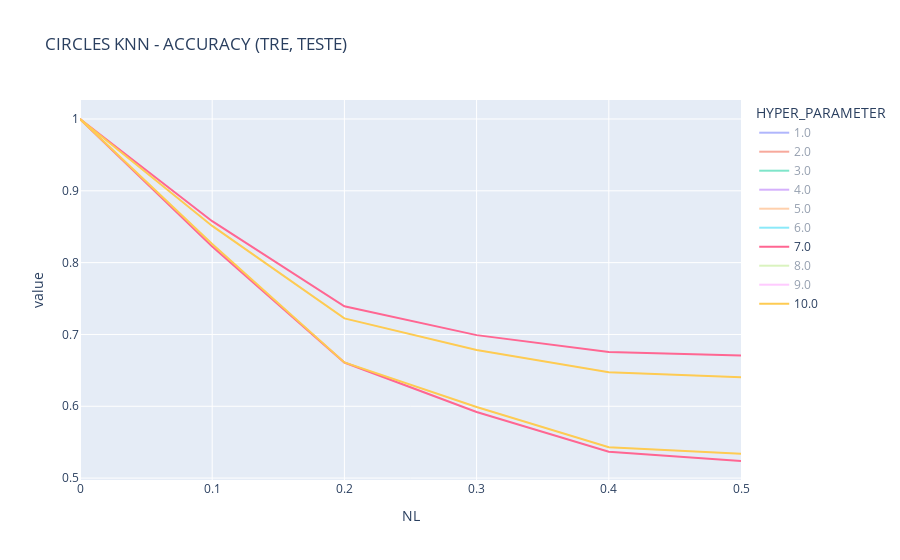

This figure's notebook cell:
### Code cell
px.line(results.query('DS_NAME=="circles" and CLF_NAME=="knn" and N==10000')
        , x='NL', y=['TESTE','TRE'] 
        ,color = 'HYPER_PARAMETER'
        ,title='CIRCLES KNN - ACCURACY (TRE, TESTE)')

### Figure 1 — Plotly figure (JSON) as saved in the notebook; plotly's stock layout.template omitted (floating-point values rounded to 4 significant figures)
{"data": [{"hovertemplate": "HYPER_PARAMETER=1.0<br>variable=TESTE<br>NL=%{x}<br>value=%{y}<extra></extra>", "legendgroup": "1.0", "line": {"color": "#636efa", "dash": "solid"}, "marker": {"symbol": "circle"}, "mode": "lines", "name": "1.0", "orientation": "v", "showlegend": true, "type": "scatter", "visible": "legendonly", "x": [0, 0.1, 0.2, 0.3, 0.4, 0.5], "xaxis": "x", "y": [1, 0.7706, 0.5976, 0.5479, 0.523, 0.5131], "yaxis": "y"}, {"hovertemplate": "HYPER_PARAMETER=1.0<br>variable=TRE<br>NL=%{x}<br>value=%{y}<extra></extra>", "legendgroup": "1.0", "line": {"color": "#636efa", "dash": "solid"}, "marker": {"symbol": "circle"}, "mode": "lines", "name": "1.0", "orientation": "v", "showlegend": false, "type": "scatter", "visible": "legendonly", "x": [0, 0.1, 0.2, 0.3, 0.4, 0.5], "xaxis": "x", "y": [1, 1, 1, 1, 1, 1], "yaxis": "y"}, {"hovertemplate": "HYPER_PARAMETER=2.0<br>variable=TESTE<br>NL=%{x}<br>value=%{y}<extra></extra>", "legendgroup": "2.0", "line": {"color": "#EF553B", "dash": "solid"}, "marker": {"symbol": "circle"}, "mode": "lines", "name": "2.0", "orientation": "v", "showlegend": true, "type": "scatter", "visible": "legendonly", "x": [0, 0.1, 0.2, 0.3, 0.4, 0.5], "xaxis": "x", "y": [1, 0.772, 0.5988, 0.551, 0.5267, 0.5071], "yaxis": "y"}, {"hovertemplate": "HYPER_PARAMETER=2.0<br>variable=TRE<br>NL=%{x}<br>value=%{y}<extra></extra>", "legendgroup": "2.0", "line": {"color": "#EF553B", "dash": "solid"}, "marker": {"symbol": "circle"}, "mode": "lines", "name": "2.0", "orientation": "v", "showlegend": false, "type": "scatter", "visible": "legendonly", "x": [0, 0.1, 0.2, 0.3, 0.4, 0.5], "xaxis": "x", "y": [1, 0.8865, 0.7986, 0.7726, 0.7629, 0.7549], "yaxis": "y"}, {"hovertemplate": "HYPER_PARAMETER=3.0<br>variable=TESTE<br>NL=%{x}<br>value=%{y}<extra></extra>", "legendgroup": "3.0", "line": {"color": "#00cc96", "dash": "solid"}, "marker": {"symbol": "circle"}, "mode": "lines", "name": "3.0", "orientation": "v", "showlegend": true, "type": "scatter", "visible": "legendonly", "x": [0, 0.1, 0.2, 0.3, 0.4, 0.5], "xaxis": "x", "y": [1, 0.8035, 0.6334, 0.5741, 0.5317, 0.5127], "yaxis": "y"}, {"hovertemplate": "HYPER_PARAMETER=3.0<br>variable=TRE<br>NL=%{x}<br>value=%{y}<extra></extra>", "legendgroup": "3.0", "line": {"color": "#00cc96", "dash": "solid"}, "marker": {"symbol": "circle"}, "mode": "lines", "name": "3.0", "orientation": "v", "showlegend": false, "type": "scatter", "visible": "legendonly", "x": [0, 0.1, 0.2, 0.3, 0.4, 0.5], "xaxis": "x", "y": [1, 0.8857, 0.8004, 0.7736, 0.7615, 0.7557], "yaxis": "y"}, {"hovertemplate": "HYPER_PARAMETER=4.0<br>variable=TESTE<br>NL=%{x}<br>value=%{y}<extra></extra>", "legendgroup": "4.0", "line": {"color": "#ab63fa", "dash": "solid"}, "marker": {"symbol": "circle"}, "mode": "lines", "name": "4.0", "orientation": "v", "showlegend": true, "type": "scatter", "visible": "legendonly", "x": [0, 0.1, 0.2, 0.3, 0.4, 0.5], "xaxis": "x", "y": [1, 0.8024, 0.6347, 0.572, 0.535, 0.5159], "yaxis": "y"}, {"hovertemplate": "HYPER_PARAMETER=4.0<br>variable=TRE<br>NL=%{x}<br>value=%{y}<extra></extra>", "legendgroup": "4.0", "line": {"color": "#ab63fa", "dash": "solid"}, "marker": {"symbol": "circle"}, "mode": "lines", "name": "4.0", "orientation": "v", "showlegend": false, "type": "scatter", "visible": "legendonly", "x": [0, 0.1, 0.2, 0.3, 0.4, 0.5], "xaxis": "x", "y": [1, 0.8669, 0.7585, 0.7236, 0.7047, 0.6981], "yaxis": "y"}, {"hovertemplate": "HYPER_PARAMETER=5.0<br>variable=TESTE<br>NL=%{x}<br>value=%{y}<extra></extra>", "legendgroup": "5.0", "line": {"color": "#FFA15A", "dash": "solid"}, "marker": {"symbol": "circle"}, "mode": "lines", "name": "5.0", "orientation": "v", "showlegend": true, "type": "scatter", "visible": "legendonly", "x": [0, 0.1, 0.2, 0.3, 0.4, 0.5], "xaxis": "x", "y": [1, 0.8166, 0.6489, 0.5857, 0.5351, 0.5206], "yaxis": "y"}, {"hovertemplate": "HYPER_PARAMETER=5.0<br>variable=TRE<br>NL=%{x}<br>value=%{y}<extra></extra>", "legendgroup": "5.0", "line": {"color": "#FFA15A", "dash": "solid"}, "marker": {"symbol": "circle"}, "mode": "lines", "name": "5.0", "orientation": "v", "showlegend": false, "type": "scatter", "visible": "legendonly", "x": [0, 0.1, 0.2, 0.3, 0.4, 0.5], "xaxis": "x", "y": [1, 0.865, 0.7594, 0.7213, 0.7041, 0.6984], "yaxis": "y"}, {"hovertemplate": "HYPER_PARAMETER=6.0<br>variable=TESTE<br>NL=%{x}<br>value=%{y}<extra></extra>", "legendgroup": "6.0", "line": {"color": "#19d3f3", "dash": "solid"}, "marker": {"symbol": "circle"}, "mode": "lines", "name": "6.0", "orientation": "v", "showlegend": true, "type": "scatter", "visible": "legendonly", "x": [0, 0.1, 0.2, 0.3, 0.4, 0.5], "xaxis": "x", "y": [1, 0.8155, 0.6491, 0.5833, 0.539, 0.522], "yaxis": "y"}, {"hovertemplate": "HYPER_PARAMETER=6.0<br>variable=TRE<br>NL=%{x}<br>value=%{y}<extra></extra>", "legendgroup": "6.0", "line": {"color": "#19d3f3", "dash": "solid"}, "marker": {"symbol": "circle"}, "mode": "lines", "name": "6.0", "orientation": "v", "showlegend": false, "type": "scatter", "visible": "legendonly", "x": [0, 0.1, 0.2, 0.3, 0.4, 0.5], "xaxis": "x", "y": [1, 0.8573, 0.7411, 0.6976, 0.6752, 0.6731], "yaxis": "y"}, {"hovertemplate": "HYPER_PARAMETER=7.0<br>variable=TESTE<br>NL=%{x}<br>value=%{y}<extra></extra>", "legendgroup": "7.0", "line": {"color": "#FF6692", "dash": "solid"}, "marker": {"symbol": "circle"}, "mode": "lines", "name": "7.0", "orientation": "v", "showlegend": true, "type": "scatter", "x": [0, 0.1, 0.2, 0.3, 0.4, 0.5], "xaxis": "x", "y": [1, 0.8223, 0.6609, 0.592, 0.5367, 0.5238], "yaxis": "y"}, {"hovertemplate": "HYPER_PARAMETER=7.0<br>variable=TRE<br>NL=%{x}<br>value=%{y}<extra></extra>", "legendgroup": "7.0", "line": {"color": "#FF6692", "dash": "solid"}, "marker": {"symbol": "circle"}, "mode": "lines", "name": "7.0", "orientation": "v", "showlegend": false, "type": "scatter", "x": [0, 0.1, 0.2, 0.3, 0.4, 0.5], "xaxis": "x", "y": [1, 0.8577, 0.7392, 0.6991, 0.6756, 0.6708], "yaxis": "y"}, {"hovertemplate": "HYPER_PARAMETER=8.0<br>variable=TESTE<br>NL=%{x}<br>value=%{y}<extra></extra>", "legendgroup": "8.0", "line": {"color": "#B6E880", "dash": "solid"}, "marker": {"symbol": "circle"}, "mode": "lines", "name": "8.0", "orientation": "v", "showlegend": true, "type": "scatter", "visible": "legendonly", "x": [0, 0.1, 0.2, 0.3, 0.4, 0.5], "xaxis": "x", "y": [1, 0.8239, 0.6608, 0.5948, 0.5396, 0.5315], "yaxis": "y"}, {"hovertemplate": "HYPER_PARAMETER=8.0<br>variable=TRE<br>NL=%{x}<br>value=%{y}<extra></extra>", "legendgroup": "8.0", "line": {"color": "#B6E880", "dash": "solid"}, "marker": {"symbol": "circle"}, "mode": "lines", "name": "8.0", "orientation": "v", "showlegend": false, "type": "scatter", "visible": "legendonly", "x": [0, 0.1, 0.2, 0.3, 0.4, 0.5], "xaxis": "x", "y": [1, 0.854, 0.7284, 0.6868, 0.6586, 0.6522], "yaxis": "y"}, {"hovertemplate": "HYPER_PARAMETER=9.0<br>variable=TESTE<br>NL=%{x}<br>value=%{y}<extra></extra>", "legendgroup": "9.0", "line": {"color": "#FF97FF", "dash": "solid"}, "marker": {"symbol": "circle"}, "mode": "lines", "name": "9.0", "orientation": "v", "showlegend": true, "type": "scatter", "visible": "legendonly", "x": [0, 0.1, 0.2, 0.3, 0.4, 0.5], "xaxis": "x", "y": [1, 0.8284, 0.6641, 0.6024, 0.5426, 0.533], "yaxis": "y"}, {"hovertemplate": "HYPER_PARAMETER=9.0<br>variable=TRE<br>NL=%{x}<br>value=%{y}<extra></extra>", "legendgroup": "9.0", "line": {"color": "#FF97FF", "dash": "solid"}, "marker": {"symbol": "circle"}, "mode": "lines", "name": "9.0", "orientation": "v", "showlegend": false, "type": "scatter", "visible": "legendonly", "x": [0, 0.1, 0.2, 0.3, 0.4, 0.5], "xaxis": "x", "y": [1, 0.8535, 0.7301, 0.6867, 0.6593, 0.6522], "yaxis": "y"}, {"hovertemplate": "HYPER_PARAMETER=10.0<br>variable=TESTE<br>NL=%{x}<br>value=%{y}<extra></extra>", "legendgroup": "10.0", "line": {"color": "#FECB52", "dash": "solid"}, "marker": {"symbol": "circle"}, "mode": "lines", "name": "10.0", "orientation": "v", "showlegend": true, "type": "scatter", "x": [0, 0.1, 0.2, 0.3, 0.4, 0.5], "xaxis": "x", "y": [1, 0.826, 0.661, 0.599, 0.5431, 0.5338], "yaxis": "y"}, {"hovertemplate": "HYPER_PARAMETER=10.0<br>variable=TRE<br>NL=%{x}<br>value=%{y}<extra></extra>", "legendgroup": "10.0", "line": {"color": "#FECB52", "dash": "solid"}, "marker": {"symbol": "circle"}, "mode": "lines", "name": "10.0", "orientation": "v", "showlegend": false, "type": "scatter", "x": [0, 0.1, 0.2, 0.3, 0.4, 0.5], "xaxis": "x", "y": [1, 0.8511, 0.7223, 0.6782, 0.6473, 0.6402], "yaxis": "y"}], "layout": {"autosize": true, "legend": {"title": {"text": "HYPER_PARAMETER"}, "tracegroupgap": 0}, "title": {"text": "CIRCLES KNN - ACCURACY (TRE, TESTE)"}, "xaxis": {"anchor": "y", "autorange": true, "domain": [0, 1], "range": [0, 0.5], "title": {"text": "NL"}, "type": "linear"}, "yaxis": {"anchor": "x", "autorange": true, "domain": [0, 1], "range": [0.4973, 1.026], "title": {"text": "value"}, "type": "linear"}}}
